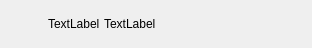
<?xml version="1.0" encoding="UTF-8"?>
<ui version="4.0">
 <class>CharacterListItem</class>
 <widget class="QWidget" name="CharacterListItem">
  <property name="geometry">
   <rect>
    <x>0</x>
    <y>0</y>
    <width>312</width>
    <height>48</height>
   </rect>
  </property>
  <property name="minimumSize">
   <size>
    <width>0</width>
    <height>48</height>
   </size>
  </property>
  <property name="maximumSize">
   <size>
    <width>312</width>
    <height>48</height>
   </size>
  </property>
  <property name="windowTitle">
   <string>Form</string>
  </property>
  <layout class="QHBoxLayout" name="horizontalLayout">
   <property name="spacing">
    <number>0</number>
   </property>
   <property name="leftMargin">
    <number>0</number>
   </property>
   <property name="topMargin">
    <number>0</number>
   </property>
   <property name="rightMargin">
    <number>0</number>
   </property>
   <property name="bottomMargin">
    <number>0</number>
   </property>
   <item>
    <spacer name="horizontalSpacer">
     <property name="orientation">
      <enum>Qt::Horizontal</enum>
     </property>
     <property name="sizeType">
      <enum>QSizePolicy::Fixed</enum>
     </property>
     <property name="sizeHint" stdset="0">
      <size>
       <width>48</width>
       <height>20</height>
      </size>
     </property>
    </spacer>
   </item>
   <item>
    <widget class="QLabel" name="characterName_label">
     <property name="text">
      <string>TextLabel</string>
     </property>
    </widget>
   </item>
   <item>
    <spacer name="horizontalSpacer_2">
     <property name="orientation">
      <enum>Qt::Horizontal</enum>
     </property>
     <property name="sizeType">
      <enum>QSizePolicy::Fixed</enum>
     </property>
     <property name="sizeHint" stdset="0">
      <size>
       <width>4</width>
       <height>20</height>
      </size>
     </property>
    </spacer>
   </item>
   <item>
    <widget class="QLabel" name="server_label">
     <property name="text">
      <string>TextLabel</string>
     </property>
    </widget>
   </item>
   <item>
    <spacer name="horizontalSpacer_3">
     <property name="orientation">
      <enum>Qt::Horizontal</enum>
     </property>
     <property name="sizeHint" stdset="0">
      <size>
       <width>40</width>
       <height>20</height>
      </size>
     </property>
    </spacer>
   </item>
  </layout>
 </widget>
 <resources/>
 <connections/>
</ui>
